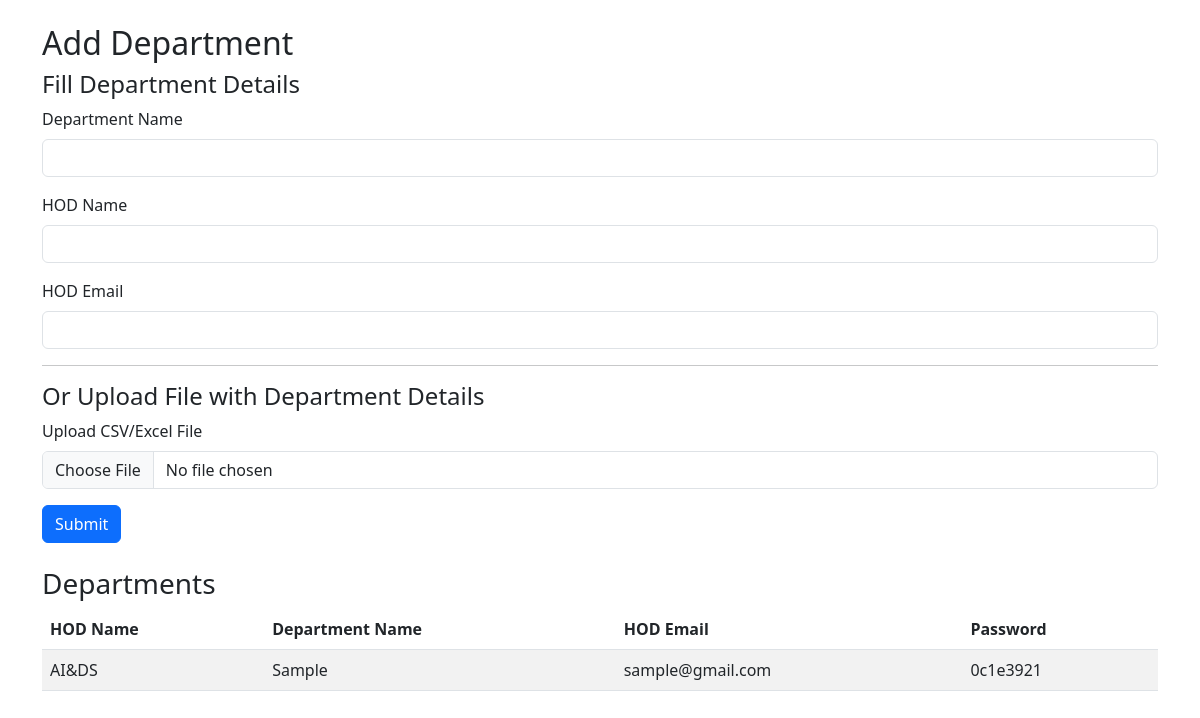
The app's page /add-department/ (signed in), older data.
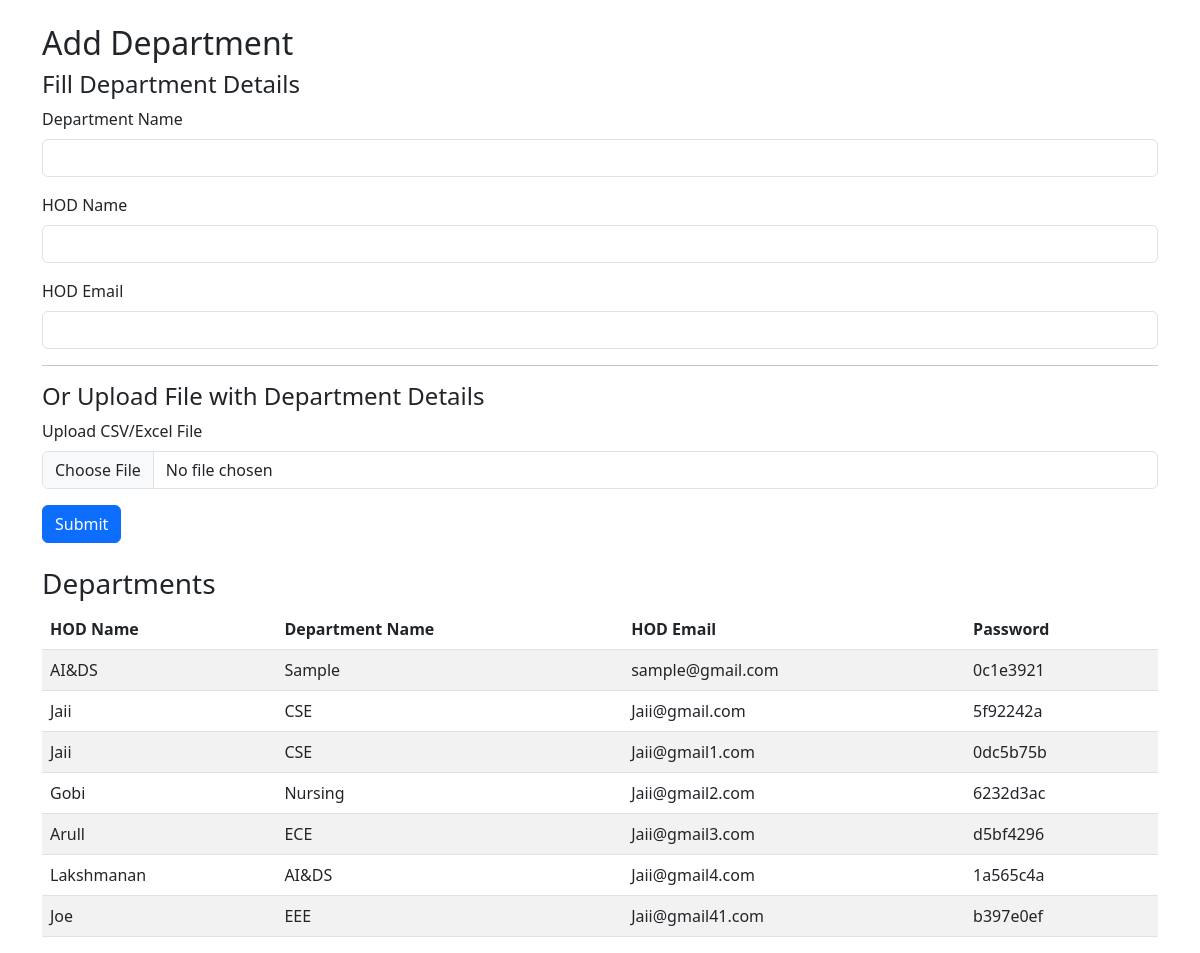
The same page, newer data.
### Report_App/models.py (models this page shows, shortened)
class Department(models.Model):
    name = models.CharField(max_length=255)
    hod_name = models.CharField(max_length=255)
    email = models.EmailField(unique=True)
    password = models.CharField(max_length=255, default=uuid.uuid4)

### Report_App/views.py (the view, shortened to what this page needs)
# urls.py: path('add-department/', views.add_department, name='add_department'),
def add_department(request):
    if not request.session.get('admin_logged_in'):
        return redirect('common_login')
    departments = Department.objects.all()
    return render(request, 'add_department.html', {
        'departments': departments
    })

### Report_App/templates/add_department.html (shortened to what this page needs)
<!DOCTYPE html>
<html lang="en">
<head>
    <link href="https://cdn.jsdelivr.net/npm/bootstrap@5.3.0-alpha3/dist/css/bootstrap.min.css" rel="stylesheet">
</head>
<body>
    <div class="container mt-4">
        <h2>Add Department</h2>
        <form method="post" enctype="multipart/form-data">
            <h4>Fill Department Details</h4>
            <div class="mb-3">
                <label for="name" class="form-label">Department Name</label>
                <input type="text" class="form-control" id="name" name="name">
            </div>
            <div class="mb-3">
                <label for="hod_name" class="form-label">HOD Name</label>
                <input type="text" class="form-control" id="hod_name" name="hod_name">
            </div>
            <div class="mb-3">
                <label for="email" class="form-label">HOD Email</label>
                <input type="email" class="form-control" id="email" name="email">
            </div>
            <hr>
            <h4>Or Upload File with Department Details</h4>
            <div class="mb-3">
                <label for="file" class="form-label">Upload CSV/Excel File</label>
                <input type="file" class="form-control" id="file" name="file" accept=".csv,.xlsx">
            </div>
            <button type="submit" class="btn btn-primary">Submit</button>
        </form>
        <h3 class="mt-4">Departments</h3>
        <table class="table table-striped">
            <thead>
                <tr>
                    <th>HOD Name</th>
                    <th>Department Name</th>
                    <th>HOD Email</th>
                    <th>Password</th>
                </tr>
            </thead>
            <tbody>
                {% for department in departments %}
                <tr>
                    <td>{{ department.name }}</td>
                    <td>{{ department.hod_name }}</td>
                    <td>{{ department.email }}</td>
                    <td>{{ department.password }}</td>
                </tr>
                {% endfor %}
            </tbody>
        </table>
    </div>
</body>
</html>

Row changes from the older to the newer data that the page shows:
added Department: name "Jaii", hod_name "CSE", email "Jaii@gmail.com", password "5f92242a"
added Department: name "Jaii", hod_name "CSE", email "Jaii@gmail1.com", password "0dc5b75b"
added Department: name "Gobi", hod_name "Nursing", email "Jaii@gmail2.com", password "6232d3ac"
added Department: name "Arull", hod_name "ECE", email "Jaii@gmail3.com", password "d5bf4296"
added Department: name "Lakshmanan", hod_name "AI&DS", email "Jaii@gmail4.com", password "1a565c4a"
added Department: name "Joe", hod_name "EEE", email "Jaii@gmail41.com", password "b397e0ef"
